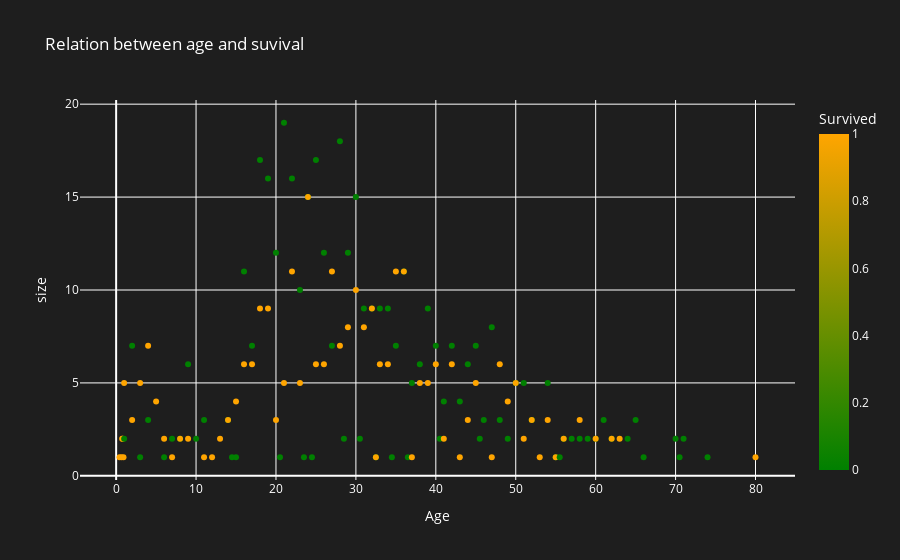

Notebook cell for this chart:
### Code cell
#  3. Distribution of male and female
age_df = train_df.groupby(['Age', 'Survived'], as_index=False).size()
print(age_df)

# creating the scatter plot
fig3 =px.scatter(age_df, x='Age', y='size', color='Survived', title='Relation between age and suvival', color_continuous_scale=['green', 'orange'])
fig3.update_layout(plot_bgcolor='rgb(30,30,30)', paper_bgcolor='rgb(30,30,30)', font=dict(color='white'))

fig3.show()

### Figure 1 — Plotly figure (JSON) as saved in the notebook; plotly's stock layout.template omitted (floating-point values rounded to 4 significant figures; data arrays with more than 128 entries replaced by an {"elided": "..."} marker saying what was removed)
{"data": [{"hovertemplate": "Age=%{x}<br>size=%{y}<br>Survived=%{marker.color}<extra></extra>", "legendgroup": "", "marker": {"color": {"elided": "142 int values"}, "coloraxis": "coloraxis", "symbol": "circle"}, "mode": "markers", "name": "", "orientation": "v", "showlegend": false, "type": "scatter", "x": {"elided": "142 float values"}, "xaxis": "x", "y": {"elided": "142 int values"}, "yaxis": "y"}], "layout": {"coloraxis": {"colorbar": {"title": {"text": "Survived"}}, "colorscale": [[0, "green"], [1, "orange"]]}, "font": {"color": "white"}, "legend": {"tracegroupgap": 0}, "paper_bgcolor": "rgb(30,30,30)", "plot_bgcolor": "rgb(30,30,30)", "title": {"text": "Relation between age and suvival"}, "xaxis": {"anchor": "y", "domain": [0, 1], "title": {"text": "Age"}}, "yaxis": {"anchor": "x", "domain": [0, 1], "title": {"text": "size"}}}}
